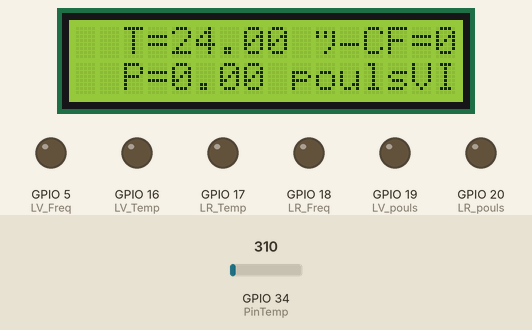
Recording of a sketch running on a simulated ESP32. Shown: 16×2 character LCD, output pins drawn as LEDs (lit = HIGH). The test bench sets the inputs (shaded band); at power-on: GPIO 34 (PinTemp) = 310. WiFi joins after 1.5 s; servers stay silent unless stated; what the sketch prints to the serial monitor is not drawn.

Above: at 2.7 s.
2.8 s: GPIO 34 (PinTemp) set to 280
At 4.2 s:
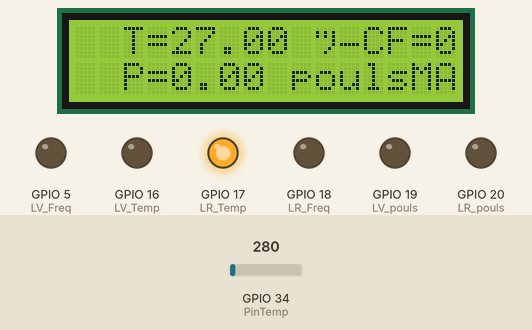
4.5 s: GPIO 34 (PinTemp) set to 186
At 5.6 s:
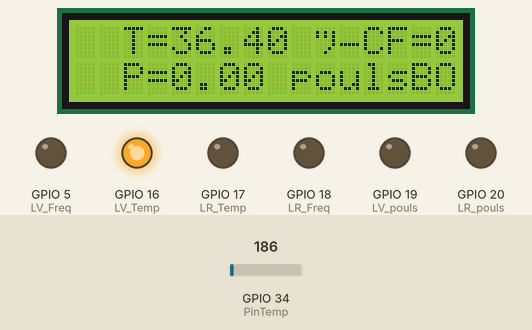
6.3 s: GPIO 34 (PinTemp) set to 372
At 7.4 s:
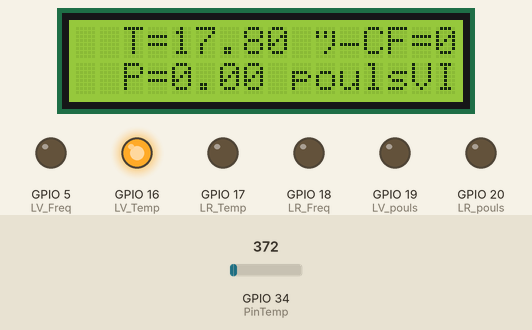
8.1 s: GPIO 34 (PinTemp) set to 682
At 9.6 s:
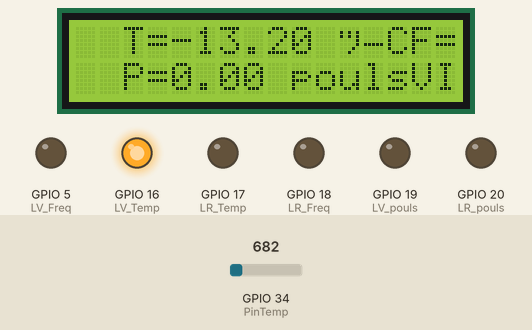
11.1 s: GPIO 34 (PinTemp) set to 527
At 12.4 s:
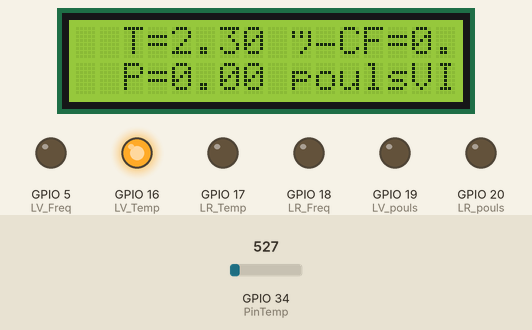
14.1 s: GPIO 34 (PinTemp) set to 434
At 15.8 s:
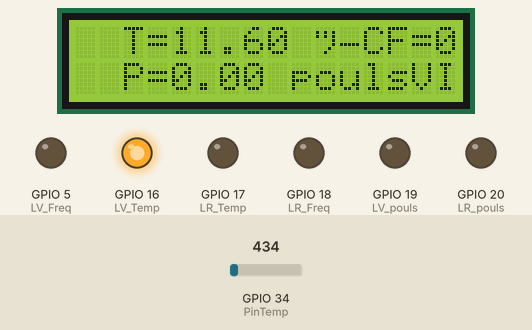
Timing chart, 0 to 17.3 s (numbered marks = the images above; inputs shaded):
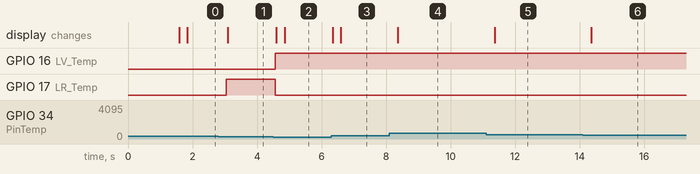

The sketch:

Lit_sans_Firebase.ino
```cpp
#include <WiFi.h>
#include <Wire.h>
#include <LiquidCrystal_I2C.h>
#define WIFI_SSID "Xperia Z5_2290"
#define WIFI_PASSWORD "Sauvage2"

LiquidCrystal_I2C lcd(0x27,16,2);  // set the LCD address to 0x27 for a 16 chars and 2 line display

int Temp_sensor=0;
struct Parameters{
    float temperature;
    float Frequence_cardiaque;
    float pouls;
    String etat;
};

int PinCardio=35, PinPouls=32,PinTemp=34;
float max_temp=39.00,max_Freq=80,max_pouls=80;
float min_temp=28.00,min_Freq=45,min_pouls=55;
int LV_Temp=16,LR_Temp=17,LV_Freq=5,LR_Freq=18,LV_pouls=19,LR_pouls=20;
int Buzzer=9;
Parameters  parameters={0,0,0," "};
boolean buzzer_state;
const int delayMsec = 60;

int n = 0;
bool state;
long tmp_blink;

void setup() {
  pinMode(LV_Temp,OUTPUT);
  pinMode(LR_Temp,OUTPUT);
  pinMode(LV_Freq,OUTPUT);
  pinMode(LR_Freq,OUTPUT);
  pinMode(LV_pouls,OUTPUT);
  pinMode(LR_pouls,OUTPUT);

  //  ledcAttachPin(Buzzer, 1);
  // ledcSetup(1, 12000, 8);
  Serial.begin(115200);
  // connect to wifi.
  WiFi.begin(WIFI_SSID, WIFI_PASSWORD);
  Serial.print("connecting");
  while (WiFi.status() != WL_CONNECTED) {
    Serial.print(".");
    delay(500);
  }
  Serial.println();
  Serial.print("connected: ");
  Serial.println(WiFi.localIP());

  Serial.print("connected to Firebase ");
  tmp_blink=millis();

  LCDsetup();
}

int count=0,count2=0;
long temp;
String pathBuzzer="Lit/LT394/buzzer";

void loop(){

  Get_parameters();
  Control_parameters(state);
  Afficher(parameters);

}


void Control_parameters(boolean buzzer_state){
  if(parameters.pouls==0 && parameters.Frequence_cardiaque==0 && parameters.temperature<27){
    parameters.etat="VIDE";
  }
  else if(parameters.temperature>=min_temp && parameters.temperature<=max_temp){
    digitalWrite(LV_Temp,HIGH);
    digitalWrite(LR_Temp,LOW);
    parameters.etat="BON";
  }
  else if(parameters.temperature<min_temp || parameters.temperature>max_temp){
    digitalWrite(LV_Temp,LOW);
    digitalWrite(LR_Temp,HIGH);
    parameters.etat="MAUVAIS";
  }
  else if(parameters.Frequence_cardiaque>=min_Freq && parameters.Frequence_cardiaque<=max_Freq){
    digitalWrite(LV_Freq,HIGH);
    digitalWrite(LR_Freq,LOW);
    //ledcDetachPin(Buzzer);
    parameters.etat="BON";
  }
  else if(parameters.Frequence_cardiaque<min_Freq || parameters.Frequence_cardiaque>max_Freq){
    digitalWrite(LV_Freq,LOW);
    digitalWrite(LR_Freq,HIGH);
    //if(buzzer_state)
    //ledcAttachPin(Buzzer, 1);
    //ledcWrite(1, 4);
    parameters.etat="CRITIQUE";
  }
  else if(parameters.pouls>=min_pouls && parameters.pouls<=max_pouls){
    digitalWrite(LV_pouls,HIGH);
    digitalWrite(LR_pouls,LOW);
    //ledcDetachPin(Buzzer);
    parameters.etat="BON";
  }
  else if(parameters.pouls<min_pouls || parameters.pouls>max_pouls){
    digitalWrite(LV_pouls,LOW);
    digitalWrite(LR_pouls,HIGH);
    //if(buzzer_state)
    //ledcAttachPin(Buzzer, 1);
    //ledcWrite(1, 4);
    parameters.etat="CRITIQUE";
  }
}


bool heartbeatDetected(int IRSensorPin, int Mdelay){
  static int maxValue = 0;
  static bool isPeak = false;
  int rawValue;
  bool result = false;

  rawValue = analogRead(IRSensorPin);
  rawValue *= (1000/Mdelay);

  if (rawValue * 4L < maxValue) {
    maxValue = rawValue * 0.8;
  }
  if (rawValue > maxValue - (1000/Mdelay)) {
    // Only change peak if we find a higher one.
    if (rawValue > maxValue) {
      maxValue = rawValue;
    }
    // Only return true once per peak.
    if (isPeak == false) {
      result = true;
    }
    isPeak = true;
  }
  else if (rawValue < maxValue - (3000/Mdelay)) {
    isPeak = false;
    maxValue-=(1000/Mdelay);
  }
  return result;
}


float Get_Frequency(int analogPin){

  long tmp=millis();
  static int beatMsec = 0;
  float heartRateBPM = 0;
  while(millis()-temp<1000){
  if (heartbeatDetected(analogPin, delayMsec)) {
    heartRateBPM = 60000 / beatMsec;
    beatMsec = 0;
  }
  delay(delayMsec);
  beatMsec += delayMsec;
  }
  return heartRateBPM;
}


float Get_Temp(){
  int val1;
  val1=0;
  for(int i=0;i<100;i++){
  val1=val1+analogRead(PinTemp);
  delay(2);
  }

  float  temp= ( val1)/100;
  float   temperature=55-temp*0.1;
return temperature;
}


void Get_parameters(){
  parameters.temperature=Get_Temp();
  parameters.Frequence_cardiaque=Get_Frequency(PinCardio);
  parameters.pouls=Get_Frequency(PinPouls);
}


void LCDsetup(){
  lcd.init();
  // Print a message to the LCD.
  lcd.backlight();
  lcd.setCursor(3,0);
  lcd.print("Hello!");
  lcd.setCursor(2,1);
  lcd.print("CARES BED");
}


void Afficher(Parameters parameters){
  String message1="";
  String message2="";

  message1+="T=";
  message1+=parameters.temperature;
  message1+=" °C";

  message1+="F=";
  message1+=parameters.Frequence_cardiaque;
  message1+=" bpm";

  message2+="P=";
  message2+=parameters.pouls;
  message2+=" pouls";

  message2+=parameters.etat;

  lcd.clear();
  lcd.backlight();
  lcd.setCursor(2,0);
  lcd.print(message1);
  lcd.setCursor(2,1);
  lcd.print(message2);

  Serial.print(message1);
  Serial.print("***");
  Serial.println(message2);

}
```

Measured:
- the behaviour switches between 281 and 280 on GPIO 34 (PinTemp) (found by bisection; images 0 and 1)
- after the input at 2.8 s, GPIO 17 (LR_Temp): LOW → HIGH after 0.25 s; the display: changes after 0.29 s (image 1)
- after the input at 4.5 s, GPIO 16 (LV_Temp): LOW → HIGH after 0.07 s; GPIO 17 (LR_Temp): HIGH → LOW after 0.07 s; the display: first changes after 0.10 s (image 2 shows a later state)
- after the input at 6.3 s, the display: first changes after 0.05 s (image 3 shows a later state)
- after the input at 8.1 s, the display: changes after 0.26 s (image 4)
- after the input at 11.1 s, the display: changes after 0.27 s (image 5)
- after the input at 14.1 s, the display: changes after 0.27 s (image 6)
